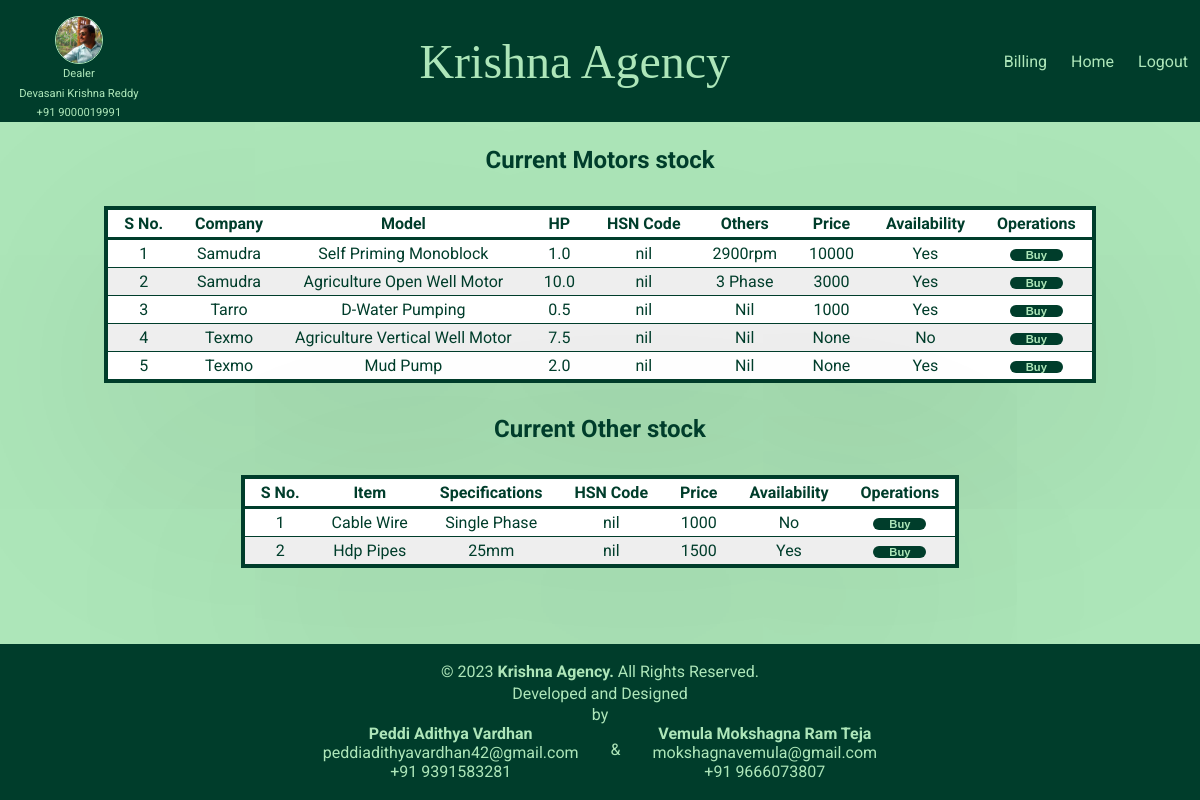
Before: /stock-list/ (signed in) with the older database file.
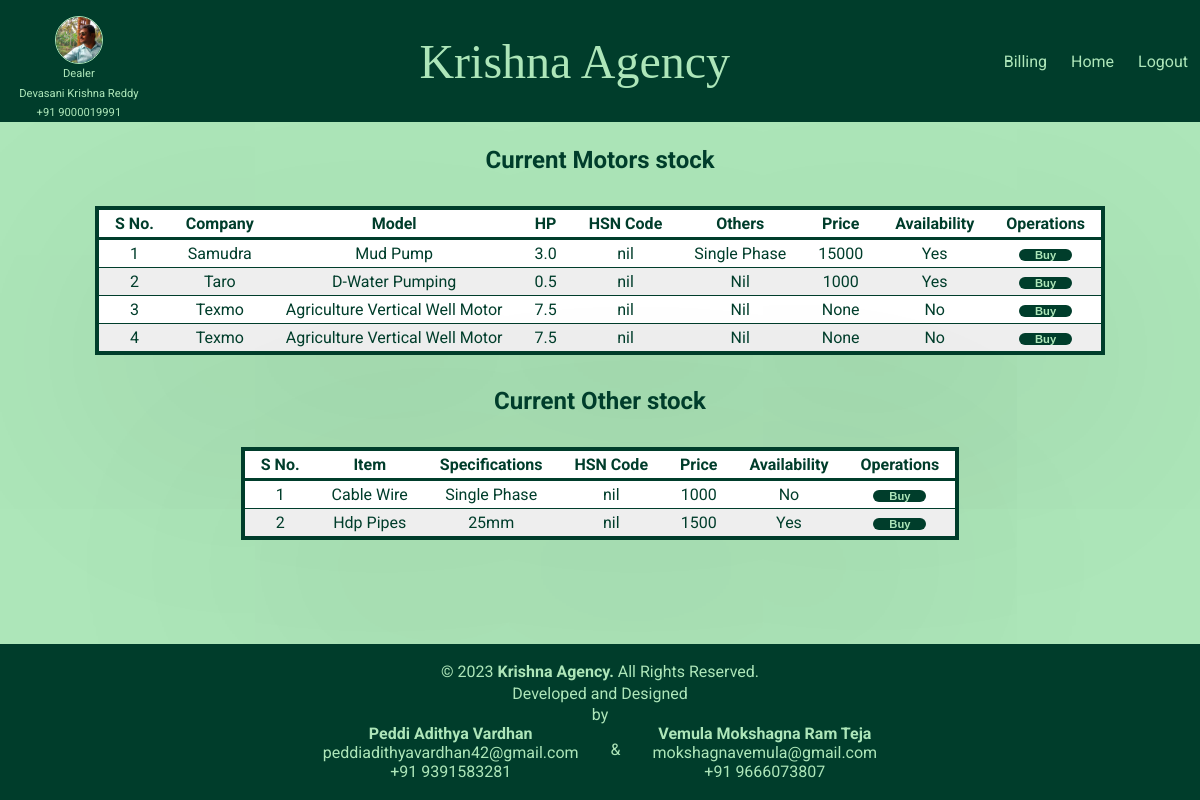
After: the same page with the newer database file.
### stock/models.py (models this page shows, shortened)
class motor_products(models.Model):
    company=models.CharField(max_length=50)
    model_name=models.CharField(max_length=100)
    hp=models.DecimalField(max_digits=3, decimal_places=1)
    others=models.CharField(max_length=100)
    quantity=models.IntegerField()
    hsncode=models.CharField(max_length=50)
    price=models.IntegerField(null=True)

class other_products(models.Model):
    item_name=models.CharField(max_length=50)
    quantity=models.IntegerField()
    specifications=models.CharField(max_length=50)
    hsncode=models.CharField(max_length=50)
    price=models.IntegerField(null=True)

### customer/views.py (the view)
# urls.py: path('stock-list/', views.stock_list, name='stocklist'),
@login_required(login_url='loginpage')
def stock_list(request):
    present_stock=motor_products.objects.all().order_by("company")
    other_stock=other_products.objects.all().order_by("item_name")
    return render(request, "customer/stock_list.html",{
        "present_stock":present_stock,
        "other_stock":other_stock
    })

### customer/templates/customer/stock_list.html (shortened to what this page needs)
{% extends 'customer_base.html' %}
{% load static %}
{% block page_css %}
    <link rel="stylesheet" href="{% static "customer/stock_list.css" %}">
{% endblock page_css %}
{% block page_body %}
<main>
    <form>
        <div id="motors">
            <h3>Current Motors stock</h3>
            <table>
                <thead>
                    <tr>
                        <th>S No. </th>
                        <th>Company</th>
                        <th>Model</th>
                        <th>HP</th>
                        <th>HSN Code</th>
                        <th>Others</th>
                        <th>Price</th>
                        <th>Availability</th>
                        <th>Operations</th>
                    </tr>
                </thead>
                <tbody>
                    {% for fields in present_stock %}
                    <tr>
                        <td>{{ forloop.counter }}</td>
                        <td>{{fields.company | title}}</td>
                        <td>{{fields.model_name | title}}</td>
                        <td>{{fields.hp}}</td>
                        <td>{{fields.hsncode}}</td>
                        <td>{{fields.others | title }}</td>
                        <td>{{fields.price}}</td>
                        <td data-qty="{{fields.quantity}}" id="available" > </td>
                        <td>
                            <button class="operations"><a href={% url 'billingpage' fields.id %}>Buy</a></button>
                        </td>
                    </tr>
                    {% endfor %}
                </tbody>
            </table>
        </div>
        <div id="others">
            <h3>Current Other stock</h3>
            <table>
                <thead>
                    <tr>
                        <th>S No.</th>
                        <th>Item</th>
                        <th>Specifications</th>
                        <th>HSN Code</th>
                        <th>Price</th>
                        <th>Availability</th>
                        <th>Operations</th>
                    </tr>
                </thead>
                <tbody>
                    {% for fields in other_stock %}
                    <tr>
                        <td>{{ forloop.counter }}</td>
                        <td>{{fields.item_name | title}}</td>
                        <td>{{fields.specifications | title}}</td>
                        <td>{{fields.hsncode}}</td>
                        <td>{{fields.price}}</td>
                        <td data-qty="{{fields.quantity}}" id="available" > </td>
                        <td>
                            <button class="operations"><a href={% url 'billingotherpage' fields.id %}>Buy</a></button>
                        </td>
                    </tr>
                    {% endfor %}
                </tbody>
            </table>
        </div>
    </form>
</main>
{% endblock page_body %}

Changed rows visible on the page:
removed motor_products: company "Samudra", model_name "Self Priming Monoblock", hp "1.0", hsncode "nil", others "2900rpm", price "10000"
removed motor_products: company "Texmo", model_name "Mud Pump", hp "2.0", hsncode "nil", others "Nil", price "None"
changed motor_products "Samudra": model_name "Agriculture Open Well Motor" → "Mud Pump"; hp "10.0" → "3.0"; others "3 Phase" → "Single Phase"; price "3000" → "15000"
changed motor_products "D-Water Pumping": company "Tarro" → "Taro"
added motor_products: company "Texmo", model_name "Agriculture Vertical Well Motor", hp "7.5", hsncode "nil", others "Nil", price "None"
